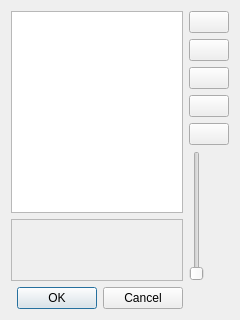
<?xml version="1.0" encoding="UTF-8"?>
<ui version="4.0">
 <class>QLayersDialog</class>
 <widget class="QDialog" name="QLayersDialog">
  <property name="geometry">
   <rect>
    <x>0</x>
    <y>0</y>
    <width>240</width>
    <height>320</height>
   </rect>
  </property>
  <property name="windowTitle">
   <string>Dialog</string>
  </property>
  <layout class="QGridLayout" name="gridLayout">
   <item row="0" column="0" rowspan="6">
    <widget class="QListView" name="mList"/>
   </item>
   <item row="0" column="1">
    <widget class="QPushButton" name="mUpBtn">
     <property name="text">
      <string/>
     </property>
     <property name="icon">
      <iconset resource="resources.qrc">
       <normaloff>:/icons/go-up.png</normaloff>:/icons/go-up.png</iconset>
     </property>
    </widget>
   </item>
   <item row="1" column="1">
    <widget class="QPushButton" name="mDownBtn">
     <property name="text">
      <string/>
     </property>
     <property name="icon">
      <iconset resource="resources.qrc">
       <normaloff>:/icons/go-down.png</normaloff>:/icons/go-down.png</iconset>
     </property>
    </widget>
   </item>
   <item row="5" column="1" rowspan="2">
    <widget class="QSlider" name="mOpacitySlider">
     <property name="maximum">
      <number>100</number>
     </property>
     <property name="orientation">
      <enum>Qt::Vertical</enum>
     </property>
    </widget>
   </item>
   <item row="6" column="0">
    <widget class="Thumb" name="mFrame">
     <property name="frameShape">
      <enum>QFrame::StyledPanel</enum>
     </property>
     <property name="frameShadow">
      <enum>QFrame::Raised</enum>
     </property>
    </widget>
   </item>
   <item row="7" column="0">
    <widget class="QDialogButtonBox" name="buttonBox">
     <property name="orientation">
      <enum>Qt::Horizontal</enum>
     </property>
     <property name="standardButtons">
      <set>QDialogButtonBox::Cancel|QDialogButtonBox::Ok</set>
     </property>
    </widget>
   </item>
   <item row="2" column="1">
    <widget class="QPushButton" name="mNewBtn">
     <property name="text">
      <string/>
     </property>
     <property name="icon">
      <iconset resource="resources.qrc">
       <normaloff>:/icons/new.png</normaloff>:/icons/new.png</iconset>
     </property>
    </widget>
   </item>
   <item row="3" column="1">
    <widget class="QPushButton" name="mDeleteBtn">
     <property name="text">
      <string/>
     </property>
     <property name="icon">
      <iconset resource="resources.qrc">
       <normaloff>:/icons/delete.png</normaloff>:/icons/delete.png</iconset>
     </property>
    </widget>
   </item>
   <item row="4" column="1">
    <widget class="QPushButton" name="mActiveBtn">
     <property name="text">
      <string/>
     </property>
     <property name="icon">
      <iconset resource="resources.qrc">
       <normaloff>:/icons/active.png</normaloff>:/icons/active.png</iconset>
     </property>
    </widget>
   </item>
  </layout>
 </widget>
 <customwidgets>
  <customwidget>
   <class>Thumb</class>
   <extends>QFrame</extends>
   <header>qlayersdialog.h</header>
   <container>1</container>
  </customwidget>
 </customwidgets>
 <tabstops>
  <tabstop>buttonBox</tabstop>
  <tabstop>mUpBtn</tabstop>
  <tabstop>mDownBtn</tabstop>
  <tabstop>mNewBtn</tabstop>
  <tabstop>mDeleteBtn</tabstop>
  <tabstop>mList</tabstop>
  <tabstop>mOpacitySlider</tabstop>
 </tabstops>
 <resources>
  <include location="resources.qrc"/>
 </resources>
 <connections>
  <connection>
   <sender>buttonBox</sender>
   <signal>accepted()</signal>
   <receiver>QLayersDialog</receiver>
   <slot>accept()</slot>
   <hints>
    <hint type="sourcelabel">
     <x>186</x>
     <y>310</y>
    </hint>
    <hint type="destinationlabel">
     <x>157</x>
     <y>274</y>
    </hint>
   </hints>
  </connection>
  <connection>
   <sender>buttonBox</sender>
   <signal>rejected()</signal>
   <receiver>QLayersDialog</receiver>
   <slot>reject()</slot>
   <hints>
    <hint type="sourcelabel">
     <x>186</x>
     <y>310</y>
    </hint>
    <hint type="destinationlabel">
     <x>286</x>
     <y>274</y>
    </hint>
   </hints>
  </connection>
  <connection>
   <sender>mUpBtn</sender>
   <signal>clicked()</signal>
   <receiver>QLayersDialog</receiver>
   <slot>moveUp()</slot>
   <hints>
    <hint type="sourcelabel">
     <x>219</x>
     <y>28</y>
    </hint>
    <hint type="destinationlabel">
     <x>243</x>
     <y>64</y>
    </hint>
   </hints>
  </connection>
  <connection>
   <sender>mOpacitySlider</sender>
   <signal>valueChanged(int)</signal>
   <receiver>QLayersDialog</receiver>
   <slot>setAlpha(int)</slot>
   <hints>
    <hint type="sourcelabel">
     <x>209</x>
     <y>272</y>
    </hint>
    <hint type="destinationlabel">
     <x>238</x>
     <y>157</y>
    </hint>
   </hints>
  </connection>
  <connection>
   <sender>mDownBtn</sender>
   <signal>clicked()</signal>
   <receiver>QLayersDialog</receiver>
   <slot>moveDown()</slot>
   <hints>
    <hint type="sourcelabel">
     <x>206</x>
     <y>47</y>
    </hint>
    <hint type="destinationlabel">
     <x>236</x>
     <y>98</y>
    </hint>
   </hints>
  </connection>
  <connection>
   <sender>mNewBtn</sender>
   <signal>clicked()</signal>
   <receiver>QLayersDialog</receiver>
   <slot>newLayer()</slot>
   <hints>
    <hint type="sourcelabel">
     <x>202</x>
     <y>99</y>
    </hint>
    <hint type="destinationlabel">
     <x>225</x>
     <y>196</y>
    </hint>
   </hints>
  </connection>
  <connection>
   <sender>mDeleteBtn</sender>
   <signal>clicked()</signal>
   <receiver>QLayersDialog</receiver>
   <slot>deleteLayer()</slot>
   <hints>
    <hint type="sourcelabel">
     <x>212</x>
     <y>127</y>
    </hint>
    <hint type="destinationlabel">
     <x>224</x>
     <y>137</y>
    </hint>
   </hints>
  </connection>
  <connection>
   <sender>mActiveBtn</sender>
   <signal>clicked()</signal>
   <receiver>QLayersDialog</receiver>
   <slot>setActiveLayer()</slot>
   <hints>
    <hint type="sourcelabel">
     <x>209</x>
     <y>165</y>
    </hint>
    <hint type="destinationlabel">
     <x>235</x>
     <y>225</y>
    </hint>
   </hints>
  </connection>
 </connections>
 <slots>
  <slot>moveUp()</slot>
  <slot>moveDown()</slot>
  <slot>setAlpha(int)</slot>
  <slot>newLayer()</slot>
  <slot>deleteLayer()</slot>
  <slot>setActiveLayer()</slot>
 </slots>
</ui>
